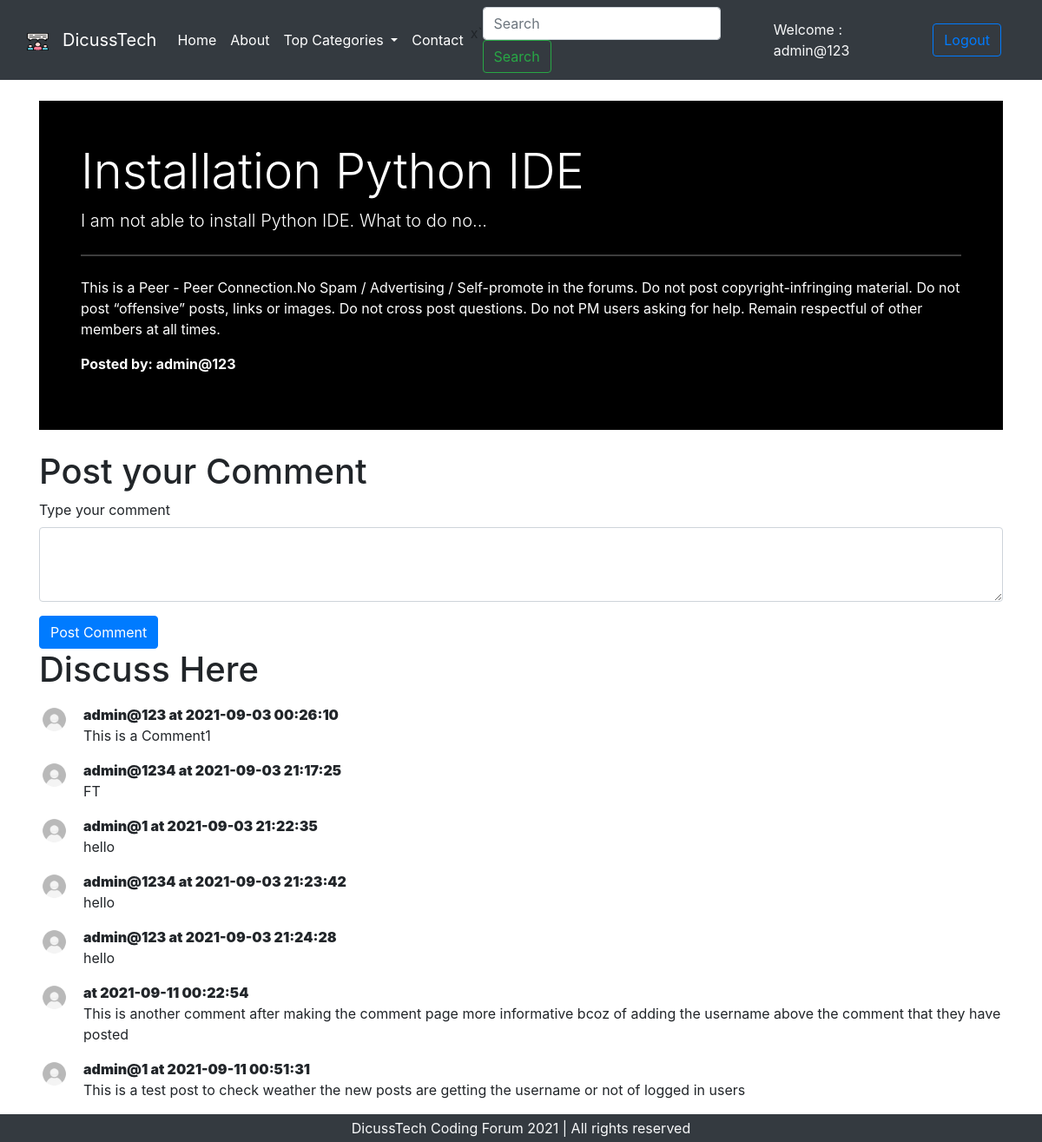
The page /threads.php?threadid=1 (signed in) on the database its author committed.
### tables this page shows
CREATE TABLE `thread` (
  `thread_id` int(5) NOT NULL,
  `thread_title` varchar(255) NOT NULL,
  `thread_desc` text NOT NULL,
  `thread_cat_id` int(4) NOT NULL,
  `thread_user_id` int(4) NOT NULL,
  `timestamp` datetime NOT NULL DEFAULT current_timestamp()
);

CREATE TABLE `users` (
  `user_id` int(8) NOT NULL,
  `username` varchar(50) NOT NULL,
  `userpass` varchar(255) NOT NULL,
  `timestamp` datetime NOT NULL DEFAULT current_timestamp()
);

CREATE TABLE `comments` (
  `comment_id` int(5) NOT NULL,
  `comment_desc` text NOT NULL,
  `thread_id` int(5) NOT NULL,
  `commented_by` int(5) NOT NULL,
  `comment_time` datetime NOT NULL DEFAULT current_timestamp()
);

### threads.php (the view, shortened to what this page needs)
<?php
include ("repeatedcode/_dbconnection.php");
?>
<!doctype html>
<html lang="en">
  <head>
    <link href="https://cdn.jsdelivr.net/npm/bootstrap@5.1.0/dist/css/bootstrap.min.css" rel="stylesheet">
    <link rel="stylesheet" href="https://maxcdn.bootstrapcdn.com/bootstrap/4.0.0/css/bootstrap.min.css">
  </head>
  <body>
    <?php include('repeatedcode/_header.php') ?>
    <?php
    $id = $_GET['threadid'];
    $sql = "SELECT * FROM thread WHERE thread_id = $id";
    $result = $connection -> query($sql);
    while($categories_row = $result -> fetch_assoc()){
        $thread_name = $categories_row['thread_title'];
        $thread_desc = $categories_row['thread_desc'];
        $posted_by_name = $categories_row['thread_user_id'];
        $fetchuser = "SELECT username FROM users WHERE user_id = $posted_by_name";
        $fetchuser_result = mysqli_query($connection, $fetchuser);
        $fetchuser_row = mysqli_fetch_assoc($fetchuser_result);
        $posted_by_name = $fetchuser_row['username'];
    }
    ?>
    <div class="container my-4">
        <div class="bg-black p-5 rounded-lg m-6" style="color:white;" >
            <strong><h1 class="display-4"><?php echo $thread_name ?></h1></strong>
            <p class="lead"><?php echo $thread_desc ?></p>
            <hr class="my-4">
            <p>This is a Peer - Peer Connection.No Spam / Advertising / Self-promote in the forums. Do not post copyright-infringing material. Do not post “offensive” posts, links or images. Do not cross post questions. Do not PM users asking for help. Remain respectful of other members at all times.</p>
            <p><b>Posted by: <?php echo $posted_by_name; ?></b></p>
        </div>
    </div>
<?php
if(isset($_SESSION['loggin']) && $_SESSION['loggin'] == true){
echo '<div class="container">
        <form action="'.$_SERVER['REQUEST_URI'].'" method="post" id="threadpage">
          <div class="form-group">
            <h1>Post your Comment</h1>
            <label for="commemt">Type your comment</label>
            <textarea class="form-control" id="comment" rows="3" name="comment"></textarea>
          </div>
          <input type="hidden" name="user_id" value="'. $_SESSION['userid'] .'">
          <h1></h1>
          <button type="submit" class="btn btn-primary">Post Comment</button>
        </form>
      </div>';
}
else{
  echo '<div class="container p-3 my-3 bg-dark text-white">
          <h2>Please Login or SignUp to our Website for posting comments</h2>
        </div>';
}
?>
    <div class="container">
      <h1>Discuss Here</h1>
      <?php
        $id = $_GET['threadid'];
        $sql = "SELECT * FROM comments WHERE thread_id = $id";
        $result = $connection -> query($sql);
        while($categories_row = $result -> fetch_assoc()){
            $display_comment = $categories_row['comment_desc'];
            $comment_time = $categories_row['comment_time'];
            $comment_user_id = $categories_row['commented_by'];
            $sql2 = "SELECT username FROM users WHERE user_id = $comment_user_id";
            $result2 = mysqli_query($connection, $sql2);
            $fetch_commented_user = mysqli_fetch_assoc($result2);
            echo '<div class="media my-3">
                    <img class="mr-3" src="aesthetics/default_user.jpg" width="35px" alt="Generic placeholder image">
                    <div class="media-body">
                      <p class="font-weight-bold my-0"><b> '. $fetch_commented_user['username'] .' at '. $comment_time .' </b></p>
                      '. $display_comment .'
                    </div>
                  </div>';
        }
      ?>
    </div>
    <?php include('repeatedcode/_footer.php') ?>
  </body>
</html>

### rows shown on the page
thread: thread_title "Installation Python IDE", thread_desc "I am not able to install Python IDE. What to do no..."
users: username "admin@123"
comments: users.username "admin@123", comment_time "2021-09-03 00:26:10", comment_desc "This is a Comment1"
comments: users.username "admin@1234", comment_time "2021-09-03 21:17:25", comment_desc "FT"
comments: users.username "admin@1", comment_time "2021-09-03 21:22:35", comment_desc "hello"
comments: users.username "admin@1234", comment_time "2021-09-03 21:23:42", comment_desc "hello"
comments: users.username "admin@123", comment_time "2021-09-03 21:24:28", comment_desc "hello"
comments: comment_time "2021-09-11 00:22:54", comment_desc "This is another comment after making the comment page more informative bcoz of adding the username above the comment that they have posted"
comments: users.username "admin@1", comment_time "2021-09-11 00:51:31", comment_desc "This is a test post to check weather the new posts are getting the username or not of logged in users"

### other values the page prints
$_SESSION['username'] "admin@123"
